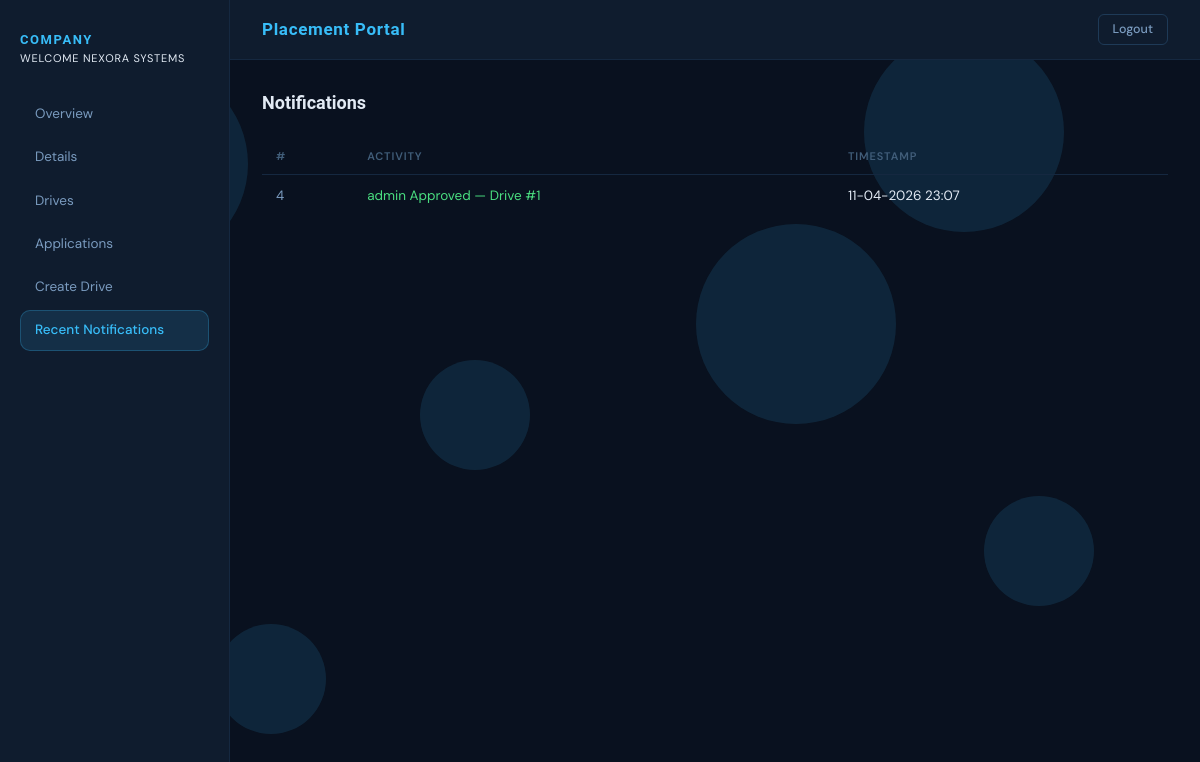
/company/notifications (signed in), run on the app's committed database.
### model.py (models this page shows, shortened)
class Company(db.Model):
    id = db.Column(db.Integer, primary_key=True)
    user_id = db.Column(db.Integer, db.ForeignKey('user.id'))
    name = db.Column(db.String(100), nullable=False)
    hr_contact = db.Column(db.String(100), nullable=False)
    website = db.Column(db.String(200), nullable=False)
    is_approved = db.Column(db.String(20), default="pending", nullable=False)  # pending / approved / rejected
    drives = db.relationship('Drive', backref='company')

class Log(db.Model):
    id = db.Column(db.Integer, primary_key=True)
    user_id = db.Column(db.Integer, db.ForeignKey('user.id'))
    action = db.Column(db.String(200))
    target_type = db.Column(db.String(50))
    target_id = db.Column(db.Integer)
    timestamp = db.Column(db.DateTime(timezone=True), default=lambda: datetime.now(ZoneInfo("Asia/Kolkata")))
    user = db.relationship('User', backref='logs')

class User(db.Model):
    id = db.Column(db.Integer, primary_key=True)
    username = db.Column(db.String(100), unique=True, nullable=False)
    password = db.Column(db.String(200), nullable=False)
    role = db.Column(db.String(20), nullable=False)  # admin / company / student
    is_blacklisted = db.Column(db.Boolean, default=False)
    company = db.relationship('Company', backref='user', uselist=False)
    student = db.relationship('Student', backref='user', uselist=False)

### route/company.py (the view)
@company_bp.route("/notifications", methods=["GET"])
def notifications():
    comp = Company.query.get(session.get("comp_id"))
    drive_id = [d.id for d in comp.drives]
    notifications = Log.query.filter(Log.target_id.in_(drive_id), Log.target_type == "drive").all()
    return render_template("company/notification.html", company=comp, logs=notifications, active_tab="logs")

### route/company.py (called while the page is built)
@company_bp.before_request
def restrict_company():
    if not session.get("user_id"):
        return redirect(url_for("auth.login"))
    if session.get("role") != "company":
        flash("Unauthorized access!", "danger")
        return redirect(url_for("auth.login"))
    user = User.query.get_or_404(session["user_id"])
    if user.is_blacklisted:
        flash("Account Blacklisted", "danger")
        return redirect(url_for("auth.login"))

### templates/company/notification.html
{% extends "company/base.html" %}
{% block content %}
<h2 class="mb-4">Notifications</h2>
{% if logs %}
<div class="table-responsive">
  <table class="table">
    <thead>
      <tr>
        <th>#</th>
        <th>Activity</th>
        <th>Timestamp</th>
      </tr>
    </thead>
    <tbody>
      {% for log in logs %}
      <tr>
        <td>{{ log.id }}</td>
        <td>
          {% if log.action in ["Rejected", "Blacklisted"] %}
            <span class="text-danger">
          {% elif log.action in ["Applied", "Shortlisted", "Placed", "Approved"] %}
            <span class="text-success">
          {% elif log.action in ["Withdrawn", "Details Updated"] %}
            <span class="text-warning">
          {% else %}
            <span>
          {% endif %}
            {{ log.user.username }} {{ log.action }} — {{ log.target_type | capitalize }} #{{ log.target_id }}
          </span>
        </td>
        <td>{{ log.timestamp.strftime('%d-%m-%Y %H:%M') }}</td>
      </tr>
      {% endfor %}
    </tbody>
  </table>
</div>
{% else %}
  <p class="text-muted">No notifications yet.</p>
{% endif %}
{% endblock %}

### templates/company/base.html (shortened to what this page needs)
<!DOCTYPE html>
<html lang="en">
<head>
  <link href="https://cdn.jsdelivr.net/npm/bootstrap@5.3.3/dist/css/bootstrap.min.css" rel="stylesheet"/>
  <link rel="stylesheet" href="{{ url_for('static', filename='app.css') }}">
</head>
<body>
  {% for i in range(12) %}
    <div class="bubble"></div>
  {% endfor %}
  <div class="admin-shell">
    <aside class="admin-sidebar">
      <h1 class="sidebar-title">Company</h1>
      <p class="sidebar-subtitle">Welcome {{company.name}}</p>
      <nav class="sidebar-nav" id="sidebarNav">
        <a href="{{ url_for('company.dashboard') }}" class="sidebar-link {% if active_tab == 'dashboard' %}active{% endif %}">Overview</a>
        <a href="{{ url_for('company.profile') }}" class="sidebar-link {% if active_tab == 'profile' %}active{% endif %}">Details</a>
        <a href="{{ url_for('company.drives') }}" class="sidebar-link {% if active_tab == 'drives' %}active{% endif %}">Drives</a>
        <a href="{{ url_for('company.applications') }}" class="sidebar-link {% if active_tab == 'applications' %}active{% endif %}">Applications</a>
        <a href="{{ url_for('company.create_drive') }}" class="sidebar-link {% if active_tab == 'create_drive' %}active{% endif %}">Create Drive</a>
        <a href="{{ url_for('company.notifications') }}" class="sidebar-link {% if active_tab == 'logs' %}active{% endif %}">Recent Notifications</a>
      </nav>
    </aside>
    <main class="admin-main">
      <header class="topbar">
        <span class="fw-bold">Placement Portal</span>
        <a href="{{ url_for('auth.logout') }}" class="btn-zenvia logout-btn">Logout</a>
      </header>
      <div class="main-content">
        {% block content %}{% endblock %}
      </div>
    </main>
  </div>
</body>
</html>

### data on the page
Company: name "NEXORA SYSTEMS"
Log: id "4", user.username "admin", action "Approved", target_type "Drive", target_id "1", timestamp "11-04-2026 23:07"
